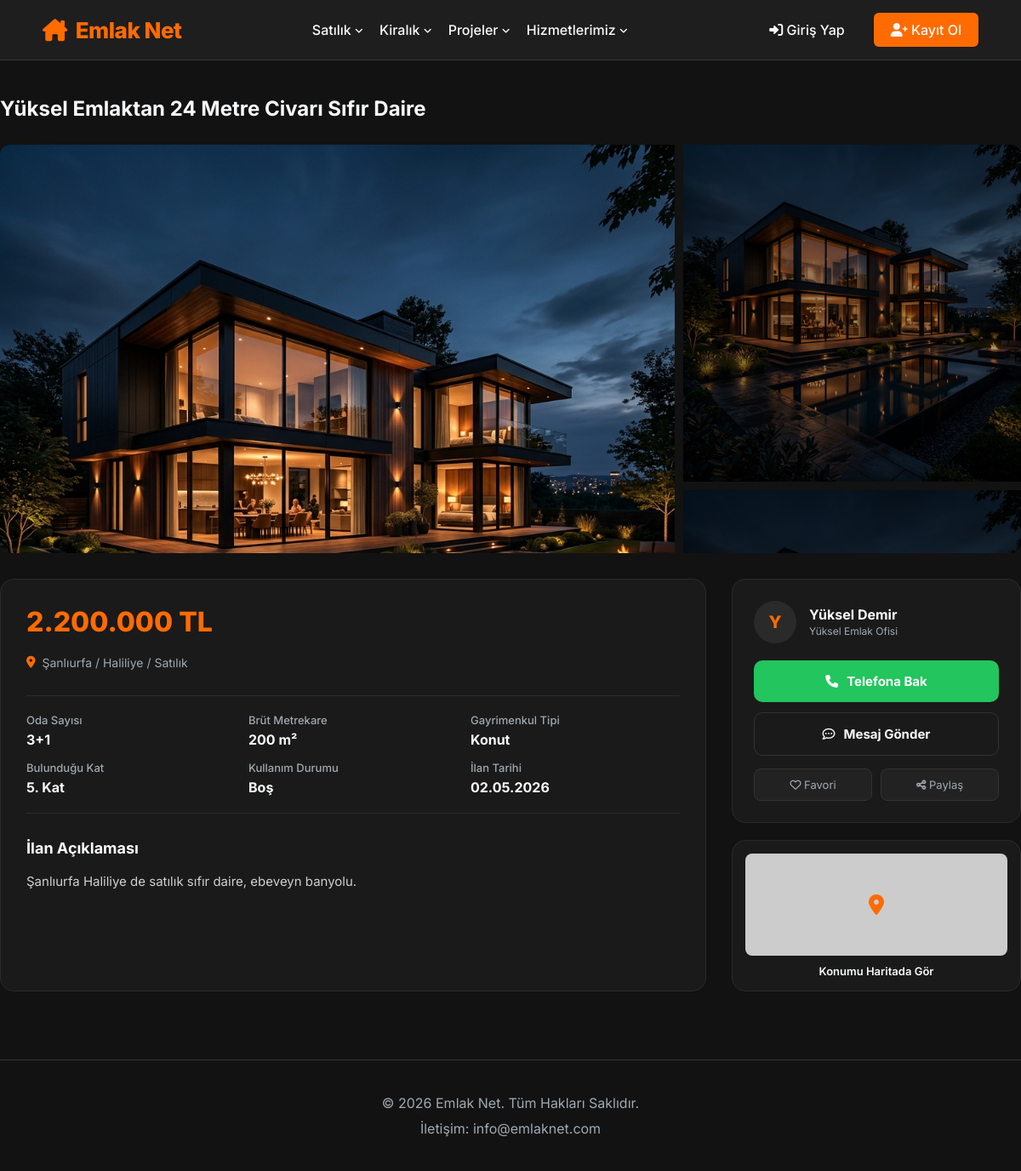
The app's page /ilan_detay.php?id=2 with its own data.
### tables this page shows
CREATE TABLE ilanlar (
    id             INT AUTO_INCREMENT PRIMARY KEY,
    satici_id      INT          NOT NULL,                          
    baslik         VARCHAR(255) NOT NULL,
    aciklama       TEXT         DEFAULT NULL,
    fiyat          DECIMAL(12,2) NOT NULL,
    kategori       ENUM('satilik','kiralik') NOT NULL,             
    tip            ENUM('konut','arsa','isyeri','arazi','turistik','gunluk') DEFAULT 'konut',
    oda_sayisi     VARCHAR(20)  DEFAULT NULL,                      
    metrekare      INT          DEFAULT NULL,
    il             VARCHAR(100) DEFAULT NULL,
    ilce           VARCHAR(100) DEFAULT NULL,
    adres          VARCHAR(255) DEFAULT NULL,
    resim_yolu     VARCHAR(255) DEFAULT 'assets/images/default.jpg',
    durum          ENUM('aktif','pasif','beklemede') DEFAULT 'aktif',
    eklenme_tarihi TIMESTAMP    DEFAULT CURRENT_TIMESTAMP,
    FOREIGN KEY (satici_id) REFERENCES saticilar(id) ON DELETE CASCADE
);

CREATE TABLE saticilar (
    id            INT AUTO_INCREMENT PRIMARY KEY,
    kullanici_adi VARCHAR(50)  NOT NULL UNIQUE,
    ad_soyad      VARCHAR(100) NOT NULL,
    eposta        VARCHAR(100) NOT NULL UNIQUE,
    telefon       VARCHAR(20)  DEFAULT NULL,
    firma_adi     VARCHAR(150) DEFAULT NULL,
    sifre         VARCHAR(255) NOT NULL,
    kayit_tarihi  TIMESTAMP    DEFAULT CURRENT_TIMESTAMP
);

CREATE TABLE IF NOT EXISTS site_ayarlari (
    id               INT PRIMARY KEY DEFAULT 1,
    site_basligi     VARCHAR(150) DEFAULT 'Emlak Net',
    site_slogani     VARCHAR(255) DEFAULT 'Hayalindeki Evi Bulmak Artık Çok Kolay',
    arkaplan_rengi   VARCHAR(20)  DEFAULT '#121212',
    arkaplan_resmi   VARCHAR(255) DEFAULT 'assets/images/hero-bg.jpg',
    iletisim_telefon VARCHAR(20)  DEFAULT '0850 123 45 67',
    iletisim_eposta  VARCHAR(100) DEFAULT 'info@emlaknet.com'
);

### config/db.php (called while the page is built, shortened)
<?php
$host     = 'localhost';
$dbname   = 'emlak_sitesi';
$username = 'root';
$password = '';
try {
    $db = new PDO("mysql:host=$host;dbname=$dbname;charset=utf8mb4", $username, $password);
    $db->setAttribute(PDO::ATTR_ERRMODE, PDO::ERRMODE_EXCEPTION);
    $db->setAttribute(PDO::ATTR_DEFAULT_FETCH_MODE, PDO::FETCH_ASSOC);
} catch(PDOException $e) {
    die("Veritabanı bağlantı hatası: " . $e->getMessage());
}
try {
    $siteAyarlari = $db->query("SELECT * FROM site_ayarlari WHERE id = 1")->fetch();
} catch (Exception $e) {
    $siteAyarlari = [
        'site_basligi' => 'Emlak Net',
        'site_slogani' => 'Hayalindeki Evi Bulmak Artık Çok Kolay',
        'arkaplan_rengi' => '#121212',
        'arkaplan_resmi' => 'assets/images/hero-bg.jpg'
    ];
}
?>

### ilan_detay.php (the view, shortened to what this page needs)
<?php
require_once 'includes/header.php';
$id = isset($_GET['id']) ? (int)$_GET['id'] : 0;
$ilan = null;
if($id > 0) {
    try {
        $stmt = $db->prepare("
            SELECT i.*, s.ad_soyad AS satici_adi, s.telefon AS satici_tel, s.firma_adi
            FROM ilanlar i
            LEFT JOIN saticilar s ON i.satici_id = s.id
            WHERE i.id = ?
        ");
        $stmt->execute([$id]);
        $ilan = $stmt->fetch();
    } catch(PDOException $e) {
        $ilan = null;
    }
}
?>
<div class="container detail-container">
    <div class="detail-header">
        <h1><?= htmlspecialchars($ilan['baslik']) ?></h1>
    </div>
    <div class="gallery-grid">
        <img src="<?= htmlspecialchars($ilan['resim_yolu']) ?>" class="main-img" alt="Ana Resim" onerror="this.src='https://placehold.co/800x480/1e1e1e/ff6b00?text=Fotoğraf+Bulunamadı'">
        <div class="side-imgs">
            <img src="<?= htmlspecialchars($ilan['resim_yolu']) ?>" class="side-img" style="filter: brightness(0.6);" alt="">
            <img src="<?= htmlspecialchars($ilan['resim_yolu']) ?>" class="side-img" style="filter: brightness(0.4);" alt="">
        </div>
    </div>
    <div class="detail-content-wrap">
        <div class="detail-left">
            <div class="price-box"><?= number_format($ilan['fiyat'], 0, ',', '.') ?> TL</div>
            <div class="location-info">
                <i class="fa-solid fa-location-dot"></i>
                <?= htmlspecialchars($ilan['il']) ?> / <?= htmlspecialchars($ilan['ilce']) ?> / <?= htmlspecialchars($ilan['kategori'] === 'satilik' ? 'Satılık' : 'Kiralık') ?>
            </div>
            <div class="specs-grid">
                <div class="spec-item">
                    <span class="spec-label">Oda Sayısı</span>
                    <span class="spec-value"><?= htmlspecialchars($ilan['oda_sayisi'] ?: '—') ?></span>
                </div>
                <div class="spec-item">
                    <span class="spec-label">Brüt Metrekare</span>
                    <span class="spec-value"><?= htmlspecialchars($ilan['metrekare'] ?: '—') ?> m²</span>
                </div>
                <div class="spec-item">
                    <span class="spec-label">Gayrimenkul Tipi</span>
                    <span class="spec-value"><?= ucfirst(htmlspecialchars($ilan['tip'] ?: 'Konut')) ?></span>
                </div>
                <div class="spec-item">
                    <span class="spec-label">Bulunduğu Kat</span>
                    <span class="spec-value">5. Kat</span>
                </div>
                <div class="spec-item">
                    <span class="spec-label">Kullanım Durumu</span>
                    <span class="spec-value">Boş</span>
                </div>
                <div class="spec-item">
                    <span class="spec-label">İlan Tarihi</span>
                    <span class="spec-value"><?= date('d.m.Y', strtotime($ilan['eklenme_tarihi'])) ?></span>
                </div>
            </div>
            <div class="description-box">
                <h3>İlan Açıklaması</h3>
                <p><?= htmlspecialchars($ilan['aciklama']) ?></p>
            </div>
        </div>
        <div class="detail-sidebar">
            <div class="contact-card">
                <div class="seller-header">
                    <div class="seller-avatar"><?= strtoupper(mb_substr($ilan['satici_adi'], 0, 1)) ?></div>
                    <div>
                        <div class="seller-name"><?= htmlspecialchars($ilan['satici_adi']) ?></div>
                        <div class="seller-firma"><?= htmlspecialchars($ilan['firma_adi'] ?: 'Bireysel İlan Sahibi') ?></div>
                    </div>
                </div>
                <a href="tel:<?= $ilan['satici_tel'] ?>" class="btn-contact btn-phone" id="btn-phone-show" onclick="this.innerHTML='<i class=\'fa-solid fa-phone\'></i> <?= $ilan['satici_tel'] ?>'; return false;">
                    <i class="fa-solid fa-phone"></i> Telefona Bak
                </a>
                <button class="btn-contact btn-message">
                    <i class="fa-regular fa-comment-dots"></i> Mesaj Gönder
                </button>
                <div style="display: flex; gap: 10px; margin-top: 15px;">
                    <button style="flex: 1; padding: 10px; background: #222; border: 1px solid #333; color: #a0aab2; border-radius: 8px; font-size: 13px; cursor: pointer;">
                        <i class="fa-regular fa-heart"></i> Favori
                    </button>
                    <button style="flex: 1; padding: 10px; background: #222; border: 1px solid #333; color: #a0aab2; border-radius: 8px; font-size: 13px; cursor: pointer;">
                        <i class="fa-solid fa-share-nodes"></i> Paylaş
                    </button>
                </div>
            </div>
            <div class="map-preview">
                <div class="map-img"></div>
                <span style="font-weight: 600; color: #f8f9fa;">Konumu Haritada Gör</span>
            </div>
        </div>
    </div>
</div>
<?php require_once 'includes/footer.php'; ?>

### includes/footer.php (shortened to what this page needs)
<footer style="background: var(--white); padding: 40px 20px; text-align: center; border-top: 1px solid var(--border-color); margin-top: 40px; color: var(--text-muted);">
    <p>&copy; <?= date('Y') ?> <?= htmlspecialchars($siteAyarlari['site_basligi'] ?? 'Emlak Sitesi') ?>. Tüm Hakları Saklıdır.</p>
    <p style="margin-top: 10px;">İletişim: <?= htmlspecialchars($siteAyarlari['iletisim_eposta'] ?? 'info@ornek.com') ?></p>
</footer>
</body>
</html>

### assets/css/style.css (style rules this page uses)
:root { --primary-color: #ff6b00; --primary-hover: #e65c00; --text-dark: #f8f9fa; --text-muted: #a0aab2; --bg-light: #121212; --bg-surface: #1e1e1e; --border-color: #333333; }
* { margin: 0; padding: 0; box-sizing: border-box; font-family: 'Inter', -apple-system, BlinkMacSystemFont, 'Segoe UI', Roboto, Helvetica, Arial, sans-serif; }
body { background-color: var(--bg-light); color: var(--text-dark); }
a { text-decoration: none; color: inherit; transition: color 0.3s; }
.container { max-width: 1200px; margin: 0 auto; padding: 40px 20px; }

### ilan_detay.php (style rules this page uses)
.detail-container { padding: 40px 0; }
.detail-header { margin-bottom: 25px; }
.detail-header h1 { font-size: 24px; font-weight: 700; color: #f8f9fa; line-height: 1.4; }
.gallery-grid { display: grid; grid-template-columns: 2fr 1fr; gap: 10px; height: 480px; border-radius: 12px; overflow: hidden; margin-bottom: 30px; }
.main-img { width: 100%; height: 100%; object-fit: cover; }
.side-imgs { display: grid; grid-template-rows: 1fr 1fr; gap: 10px; }
.side-img { width: 100%; height: 100%; object-fit: cover; }
.detail-content-wrap { display: grid; grid-template-columns: 1fr 340px; gap: 30px; }
.detail-left { background: #1a1a1a; border: 1px solid #2a2a2a; border-radius: 16px; padding: 30px; }
.price-box { font-size: 32px; font-weight: 800; color: var(--primary-color); margin-bottom: 20px; }
.specs-grid { display: grid; grid-template-columns: repeat(3, 1fr); gap: 15px; margin-bottom: 30px; padding: 20px 0; border-top: 1px solid #2a2a2a; border-bottom: 1px solid #2a2a2a; }
.spec-item { display: flex; flex-direction: column; gap: 5px; }
.spec-label { font-size: 13px; color: #a0aab2; font-weight: 500; }
.spec-value { font-size: 16px; font-weight: 700; color: #f8f9fa; }
.location-info { display: flex; align-items: center; gap: 8px; color: #a0aab2; font-size: 14px; margin-bottom: 30px; }
.location-info i { color: var(--primary-color); }
.description-box h3 { font-size: 18px; font-weight: 700; margin-bottom: 15px; }
.description-box p { color: #d0d0d0; line-height: 1.8; font-size: 15px; white-space: pre-line; }
.detail-sidebar { position: sticky; top: 100px; display: flex; flex-direction: column; gap: 20px; }
.contact-card { background: #1a1a1a; border: 1px solid #2a2a2a; border-radius: 16px; padding: 25px; }
.seller-header { display: flex; align-items: center; gap: 15px; margin-bottom: 20px; }
.seller-avatar { width: 50px; height: 50px; background: #2a2a2a; border-radius: 50%; display: flex; align-items: center; justify-content: center; font-size: 20px; font-weight: 800; color: var(--primary-color); }
.seller-name { font-weight: 700; font-size: 16px; margin-bottom: 2px; }
.seller-firma { font-size: 12px; color: #a0aab2; }
.btn-contact { width: 100%; padding: 15px; border-radius: 10px; font-weight: 700; font-size: 15px; border: none; cursor: pointer; display: flex; align-items: center; justify-content: center; gap: 10px; transition: all 0.3s; margin-bottom: 12px; text-decoration: none; }
.btn-phone { background: #22c55e; color: #fff; }
.btn-message { background: transparent; border: 1px solid #333; color: #f8f9fa; }
.map-preview { background: #1a1a1a; border: 1px solid #2a2a2a; border-radius: 16px; padding: 15px; text-align: center; color: #a0aab2; font-size: 13px; }
.map-img { width: 100%; height: 120px; background: #2a2a2a url('https://placehold.co/300x120/1e1e1e/333?text=Harita+Önizleme') center/cover; border-radius: 8px; margin-bottom: 10px; position: relative; }
.map-img::after { content: '\f3c5'; font-family: 'Font Awesome 6 Free'; font-weight: 900; position: absolute; top: 50%; left: 50%; transform: translate(-50%, -50%); color: var(--primary-color); font-size: 24px; }

### records on screen
ilanlar: baslik "Yüksel Emlaktan 24 Metre Civarı Sıfır Daire", resim_yolu (picture), fiyat "2.200.000", il "Şanlıurfa", ilce "Haliliye", kategori "Satılık", oda_sayisi "3+1", metrekare "200", tip "Konut", eklenme_tarihi "02.05.2026", aciklama "Şanlıurfa Haliliye de satılık sıfır daire, ebeveyn banyolu.", satici.ad_soyad "Y", satici.ad_soyad "Yüksel Demir", satici.firma_adi "Yüksel Emlak Ofisi"
site_ayarlari: site_basligi "Emlak Net", iletisim_eposta "info@emlaknet.com"
